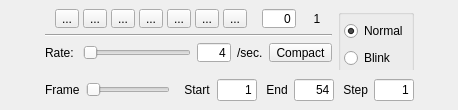
<ui version="4.0" >
 <author></author>
 <comment></comment>
 <exportmacro></exportmacro>
 <class>QtAnimatorGui</class>
 <widget class="QWidget" name="QtAnimatorGui" >
  <property name="geometry" >
   <rect>
    <x>0</x>
    <y>0</y>
    <width>458</width>
    <height>101</height>
   </rect>
  </property>
  <property name="sizePolicy" >
   <sizepolicy>
    <hsizetype>1</hsizetype>
    <vsizetype>1</vsizetype>
    <horstretch>0</horstretch>
    <verstretch>0</verstretch>
   </sizepolicy>
  </property>
  <property name="windowTitle" >
   <string>Form</string>
  </property>
  <layout class="QHBoxLayout" >
   <property name="margin" >
    <number>0</number>
   </property>
   <property name="spacing" >
    <number>6</number>
   </property>
   <item>
    <spacer>
     <property name="orientation" >
      <enum>Qt::Horizontal</enum>
     </property>
     <property name="sizeHint" >
      <size>
       <width>0</width>
       <height>16</height>
      </size>
     </property>
    </spacer>
   </item>
   <item>
    <layout class="QVBoxLayout" >
     <property name="margin" >
      <number>0</number>
     </property>
     <property name="spacing" >
      <number>0</number>
     </property>
     <item>
      <widget class="QFrame" name="animTopFrame_" >
       <property name="sizePolicy" >
        <sizepolicy>
         <hsizetype>1</hsizetype>
         <vsizetype>1</vsizetype>
         <horstretch>0</horstretch>
         <verstretch>0</verstretch>
        </sizepolicy>
       </property>
       <property name="minimumSize" >
        <size>
         <width>0</width>
         <height>70</height>
        </size>
       </property>
       <property name="frameShape" >
        <enum>QFrame::NoFrame</enum>
       </property>
       <property name="frameShadow" >
        <enum>QFrame::Plain</enum>
       </property>
       <property name="lineWidth" >
        <number>0</number>
       </property>
       <layout class="QHBoxLayout" >
        <property name="margin" >
         <number>9</number>
        </property>
        <property name="spacing" >
         <number>6</number>
        </property>
        <item>
         <layout class="QVBoxLayout" >
          <property name="margin" >
           <number>0</number>
          </property>
          <property name="spacing" >
           <number>6</number>
          </property>
          <item>
           <layout class="QHBoxLayout" >
            <property name="margin" >
             <number>0</number>
            </property>
            <property name="spacing" >
             <number>6</number>
            </property>
            <item>
             <layout class="QHBoxLayout" >
              <property name="margin" >
               <number>0</number>
              </property>
              <property name="spacing" >
               <number>4</number>
              </property>
              <item>
               <spacer>
                <property name="orientation" >
                 <enum>Qt::Horizontal</enum>
                </property>
                <property name="sizeHint" >
                 <size>
                  <width>0</width>
                  <height>0</height>
                 </size>
                </property>
               </spacer>
              </item>
              <item>
               <widget class="QToolButton" name="toStartTB_" >
                <property name="text" >
                 <string>...</string>
                </property>
                <property name="icon" >
                 <iconset resource="QtViewer.qrc" >:/icons/Anim0_ToStart.png</iconset>
                </property>
                <property name="iconSize" >
                 <size>
                  <width>22</width>
                  <height>22</height>
                 </size>
                </property>
               </widget>
              </item>
              <item>
               <widget class="QToolButton" name="revStepTB_" >
                <property name="text" >
                 <string>...</string>
                </property>
                <property name="icon" >
                 <iconset resource="QtViewer.qrc" >:/icons/Anim1_RevStep.png</iconset>
                </property>
                <property name="iconSize" >
                 <size>
                  <width>22</width>
                  <height>22</height>
                 </size>
                </property>
               </widget>
              </item>
              <item>
               <widget class="QToolButton" name="revTB_" >
                <property name="text" >
                 <string>...</string>
                </property>
                <property name="icon" >
                 <iconset resource="QtViewer.qrc" >:/icons/Anim2_Rev.png</iconset>
                </property>
                <property name="iconSize" >
                 <size>
                  <width>22</width>
                  <height>22</height>
                 </size>
                </property>
               </widget>
              </item>
              <item>
               <widget class="QToolButton" name="stopTB_" >
                <property name="text" >
                 <string>...</string>
                </property>
                <property name="icon" >
                 <iconset resource="QtViewer.qrc" >:/icons/Anim3_Stop.png</iconset>
                </property>
                <property name="iconSize" >
                 <size>
                  <width>30</width>
                  <height>22</height>
                 </size>
                </property>
               </widget>
              </item>
              <item>
               <widget class="QToolButton" name="playTB_" >
                <property name="text" >
                 <string>...</string>
                </property>
                <property name="icon" >
                 <iconset resource="QtViewer.qrc" >:/icons/Anim4_Play.png</iconset>
                </property>
                <property name="iconSize" >
                 <size>
                  <width>22</width>
                  <height>22</height>
                 </size>
                </property>
               </widget>
              </item>
              <item>
               <widget class="QToolButton" name="fwdStep_" >
                <property name="text" >
                 <string>...</string>
                </property>
                <property name="icon" >
                 <iconset resource="QtViewer.qrc" >:/icons/Anim5_FwdStep.png</iconset>
                </property>
                <property name="iconSize" >
                 <size>
                  <width>22</width>
                  <height>22</height>
                 </size>
                </property>
               </widget>
              </item>
              <item>
               <widget class="QToolButton" name="toEndTB_" >
                <property name="text" >
                 <string>...</string>
                </property>
                <property name="icon" >
                 <iconset resource="QtViewer.qrc" >:/icons/Anim6_ToEnd.png</iconset>
                </property>
                <property name="iconSize" >
                 <size>
                  <width>22</width>
                  <height>22</height>
                 </size>
                </property>
               </widget>
              </item>
              <item>
               <spacer>
                <property name="orientation" >
                 <enum>Qt::Horizontal</enum>
                </property>
                <property name="sizeHint" >
                 <size>
                  <width>0</width>
                  <height>0</height>
                 </size>
                </property>
               </spacer>
              </item>
             </layout>
            </item>
            <item>
             <widget class="QLineEdit" name="frameEdit_" >
              <property name="sizePolicy" >
               <sizepolicy>
                <hsizetype>0</hsizetype>
                <vsizetype>0</vsizetype>
                <horstretch>0</horstretch>
                <verstretch>0</verstretch>
               </sizepolicy>
              </property>
              <property name="minimumSize" >
               <size>
                <width>0</width>
                <height>0</height>
               </size>
              </property>
              <property name="maximumSize" >
               <size>
                <width>34</width>
                <height>24</height>
               </size>
              </property>
              <property name="text" >
               <string>0</string>
              </property>
              <property name="alignment" >
               <set>Qt::AlignRight</set>
              </property>
             </widget>
            </item>
            <item>
             <widget class="QLabel" name="nFrmsLbl_" >
              <property name="minimumSize" >
               <size>
                <width>30</width>
                <height>0</height>
               </size>
              </property>
              <property name="text" >
               <string>1</string>
              </property>
              <property name="alignment" >
               <set>Qt::AlignCenter</set>
              </property>
             </widget>
            </item>
           </layout>
          </item>
          <item>
           <widget class="Line" name="line_" >
            <property name="orientation" >
             <enum>Qt::Horizontal</enum>
            </property>
           </widget>
          </item>
          <item>
           <layout class="QHBoxLayout" >
            <property name="margin" >
             <number>0</number>
            </property>
            <property name="spacing" >
             <number>6</number>
            </property>
            <item>
             <widget class="QLabel" name="rateLbl_" >
              <property name="text" >
               <string>Rate: </string>
              </property>
             </widget>
            </item>
            <item>
             <widget class="QSlider" name="rateSlider_" >
              <property name="sizePolicy" >
               <sizepolicy>
                <hsizetype>1</hsizetype>
                <vsizetype>0</vsizetype>
                <horstretch>1</horstretch>
                <verstretch>0</verstretch>
               </sizepolicy>
              </property>
              <property name="minimumSize" >
               <size>
                <width>30</width>
                <height>0</height>
               </size>
              </property>
              <property name="minimum" >
               <number>1</number>
              </property>
              <property name="maximum" >
               <number>100</number>
              </property>
              <property name="pageStep" >
               <number>1</number>
              </property>
              <property name="value" >
               <number>1</number>
              </property>
              <property name="sliderPosition" >
               <number>1</number>
              </property>
              <property name="orientation" >
               <enum>Qt::Horizontal</enum>
              </property>
             </widget>
            </item>
            <item>
             <widget class="QLineEdit" name="rateEdit_" >
              <property name="sizePolicy" >
               <sizepolicy>
                <hsizetype>0</hsizetype>
                <vsizetype>0</vsizetype>
                <horstretch>0</horstretch>
                <verstretch>0</verstretch>
               </sizepolicy>
              </property>
              <property name="maximumSize" >
               <size>
                <width>34</width>
                <height>24</height>
               </size>
              </property>
              <property name="text" >
               <string>4</string>
              </property>
              <property name="alignment" >
               <set>Qt::AlignRight</set>
              </property>
             </widget>
            </item>
            <item>
             <widget class="QLabel" name="perSecLbl_" >
              <property name="text" >
               <string>/sec.</string>
              </property>
             </widget>
            </item>
            <item>
             <widget class="QToolButton" name="animAuxButton_" >
              <property name="text" >
               <string>Compact</string>
              </property>
              <property name="checkable" >
               <bool>false</bool>
              </property>
              <property name="checked" >
               <bool>false</bool>
              </property>
             </widget>
            </item>
           </layout>
          </item>
         </layout>
        </item>
        <item>
         <widget class="QGroupBox" name="modeGB_" >
          <property name="sizePolicy" >
           <sizepolicy>
            <hsizetype>0</hsizetype>
            <vsizetype>1</vsizetype>
            <horstretch>0</horstretch>
            <verstretch>0</verstretch>
           </sizepolicy>
          </property>
          <property name="minimumSize" >
           <size>
            <width>16</width>
            <height>70</height>
           </size>
          </property>
          <property name="title" >
           <string/>
          </property>
          <property name="flat" >
           <bool>false</bool>
          </property>
          <layout class="QVBoxLayout" >
           <property name="margin" >
            <number>3</number>
           </property>
           <property name="spacing" >
            <number>4</number>
           </property>
           <item>
            <widget class="QRadioButton" name="normalRB_" >
             <property name="sizePolicy" >
              <sizepolicy>
               <hsizetype>0</hsizetype>
               <vsizetype>0</vsizetype>
               <horstretch>0</horstretch>
               <verstretch>0</verstretch>
              </sizepolicy>
             </property>
             <property name="text" >
              <string>Normal</string>
             </property>
             <property name="checked" >
              <bool>true</bool>
             </property>
            </widget>
           </item>
           <item>
            <widget class="QRadioButton" name="blinkRB_" >
             <property name="sizePolicy" >
              <sizepolicy>
               <hsizetype>0</hsizetype>
               <vsizetype>0</vsizetype>
               <horstretch>0</horstretch>
               <verstretch>0</verstretch>
              </sizepolicy>
             </property>
             <property name="text" >
              <string>Blink</string>
             </property>
             <property name="checked" >
              <bool>false</bool>
             </property>
            </widget>
           </item>
          </layout>
         </widget>
        </item>
       </layout>
      </widget>
     </item>
     <item>
      <widget class="QFrame" name="animAuxFrame_" >
       <property name="sizePolicy" >
        <sizepolicy>
         <hsizetype>1</hsizetype>
         <vsizetype>1</vsizetype>
         <horstretch>0</horstretch>
         <verstretch>0</verstretch>
        </sizepolicy>
       </property>
       <property name="frameShape" >
        <enum>QFrame::NoFrame</enum>
       </property>
       <property name="frameShadow" >
        <enum>QFrame::Plain</enum>
       </property>
       <property name="lineWidth" >
        <number>0</number>
       </property>
       <layout class="QHBoxLayout" >
        <property name="margin" >
         <number>9</number>
        </property>
        <property name="spacing" >
         <number>6</number>
        </property>
        <item>
         <widget class="QLabel" name="curFrmLbl_" >
          <property name="text" >
           <string>Frame</string>
          </property>
         </widget>
        </item>
        <item>
         <widget class="QSlider" name="frameSlider_" >
          <property name="sizePolicy" >
           <sizepolicy>
            <hsizetype>7</hsizetype>
            <vsizetype>0</vsizetype>
            <horstretch>0</horstretch>
            <verstretch>0</verstretch>
           </sizepolicy>
          </property>
          <property name="maximumSize" >
           <size>
            <width>300</width>
            <height>16777215</height>
           </size>
          </property>
          <property name="minimum" >
           <number>1</number>
          </property>
          <property name="pageStep" >
           <number>1</number>
          </property>
          <property name="orientation" >
           <enum>Qt::Horizontal</enum>
          </property>
         </widget>
        </item>
        <item>
         <spacer>
          <property name="orientation" >
           <enum>Qt::Horizontal</enum>
          </property>
          <property name="sizeType" >
           <enum>QSizePolicy::Preferred</enum>
          </property>
          <property name="sizeHint" >
           <size>
            <width>5</width>
            <height>16</height>
           </size>
          </property>
         </spacer>
        </item>
        <item>
         <widget class="QLabel" name="stFrmLbl_" >
          <property name="text" >
           <string> Start</string>
          </property>
         </widget>
        </item>
        <item>
         <widget class="QLineEdit" name="stFrmEdit_" >
          <property name="sizePolicy" >
           <sizepolicy>
            <hsizetype>4</hsizetype>
            <vsizetype>0</vsizetype>
            <horstretch>0</horstretch>
            <verstretch>0</verstretch>
           </sizepolicy>
          </property>
          <property name="minimumSize" >
           <size>
            <width>40</width>
            <height>0</height>
           </size>
          </property>
          <property name="maximumSize" >
           <size>
            <width>34</width>
            <height>24</height>
           </size>
          </property>
          <property name="text" >
           <string>1</string>
          </property>
          <property name="alignment" >
           <set>Qt::AlignRight</set>
          </property>
         </widget>
        </item>
        <item>
         <widget class="QLabel" name="lstFrmLbl_" >
          <property name="text" >
           <string> End</string>
          </property>
         </widget>
        </item>
        <item>
         <widget class="QLineEdit" name="lstFrmEdit_" >
          <property name="sizePolicy" >
           <sizepolicy>
            <hsizetype>4</hsizetype>
            <vsizetype>0</vsizetype>
            <horstretch>0</horstretch>
            <verstretch>0</verstretch>
           </sizepolicy>
          </property>
          <property name="minimumSize" >
           <size>
            <width>40</width>
            <height>0</height>
           </size>
          </property>
          <property name="maximumSize" >
           <size>
            <width>34</width>
            <height>24</height>
           </size>
          </property>
          <property name="text" >
           <string>54</string>
          </property>
          <property name="alignment" >
           <set>Qt::AlignRight</set>
          </property>
         </widget>
        </item>
        <item>
         <widget class="QLabel" name="stepLbl_" >
          <property name="text" >
           <string> Step</string>
          </property>
         </widget>
        </item>
        <item>
         <widget class="QLineEdit" name="stepEdit_" >
          <property name="minimumSize" >
           <size>
            <width>40</width>
            <height>0</height>
           </size>
          </property>
          <property name="maximumSize" >
           <size>
            <width>34</width>
            <height>24</height>
           </size>
          </property>
          <property name="text" >
           <string>1</string>
          </property>
          <property name="alignment" >
           <set>Qt::AlignRight</set>
          </property>
         </widget>
        </item>
       </layout>
      </widget>
     </item>
     <item>
      <spacer>
       <property name="orientation" >
        <enum>Qt::Vertical</enum>
       </property>
       <property name="sizeHint" >
        <size>
         <width>0</width>
         <height>0</height>
        </size>
       </property>
      </spacer>
     </item>
    </layout>
   </item>
   <item>
    <spacer>
     <property name="orientation" >
      <enum>Qt::Horizontal</enum>
     </property>
     <property name="sizeHint" >
      <size>
       <width>0</width>
       <height>16</height>
      </size>
     </property>
    </spacer>
   </item>
  </layout>
 </widget>
 <pixmapfunction></pixmapfunction>
 <resources>
  <include location="QtViewer.qrc" />
 </resources>
 <connections/>
</ui>
